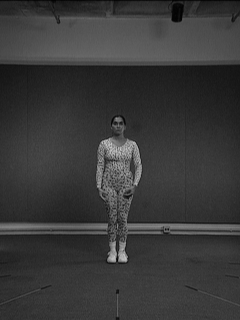
%> input picture Yi_Zhao_2175_HW5/data/aerobic-002.bmp, 240 x 320 px; its folder holds 4 pictures in this run; the run also reads 1 picture not shown here
$ octave HW5.m   (GNU Octave 9; MATLAB toolbox functions it lacks are replaced by stand-ins)
%> lines starting %> are read from the running program, lines starting %| are printed output that depends on the picture; in (x1, y1, x2, y2) boxes, pixels count from 0 and x2, y2 are one past the last pixel; in counts of white or black regions, pixels touching at a corner belong together; the program's own positions count from 1
% Author: Yi Zhao
% CSE 5524, HW4
% 09/29/2019

%%%%%%%%%%%%%%%%%%%%%%%%%%%%%%%
%% Problem 1

T = 4;
for i = 2:22
    % get image absolute difference
    im = double(imread(sprintf('./data/aerobic-%03d.bmp',i)));
%> im: size 320x240 double; min 2, max 203, mean 57; mean of the top-left, top-right, bottom-left and bottom-right quarters 57.7, 54, 55.7, 60.5
    im2 = double(imread(sprintf('./data/aerobic-%03d.bmp',i-1)));
%> im2: size 320x240 double; min 1, max 202, mean 56.9; mean of the top-left, top-right, bottom-left and bottom-right quarters 57.4, 54.1, 55.2, 60.6
    dif = abs(im2 - im);
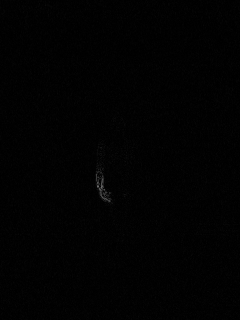
%> dif: size 320x240 double; min 0, max 108, mean 1.7
    % Threshold, remove tiny regions, dilate, median filter
    dif(dif >= T) = 255;
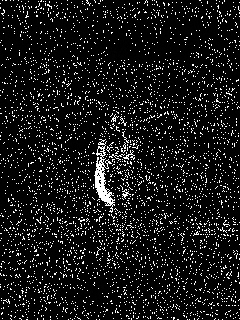
%> dif: size 320x240 double; 9% of pixels changed, all inside (x1, y1, x2, y2) = (0, 0, 240, 320)
    dif(dif < T) = 0;
%> dif: size 320x240 double; 9% white in thin lines or dots
    dif = bwareaopen(dif,150,8);
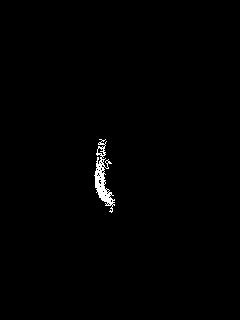
%> dif: size 320x240 logical; 0.71% white; 1 white region, box (x1, y1, x2, y2) and area: (94, 139, 115, 213) 543
    dif = imdilate(dif, strel('square', 4));
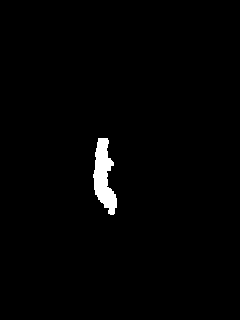
%> dif: size 320x240 logical; 1.4% white; 1 white region, box (x1, y1, x2, y2) and area: (93, 138, 117, 215) 1076
    dif = medfilt2(dif);
%> dif: size 320x240 logical; 1.4% white; 1 white region, box (x1, y1, x2, y2) and area: (93, 138, 117, 215) 1074
    imwrite(dif, sprintf('./output/Q1/T%d/%d.png',T,i))
%     imshow(dif)
%     pause;
end
%> pass 2 of the loop `for i = 2:22`:
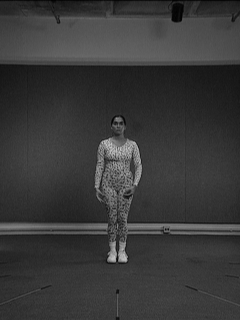
%> input picture Yi_Zhao_2175_HW5/data/aerobic-003.bmp, 240 x 320 px
%> `dif = bwareaopen(dif,150,8);`:
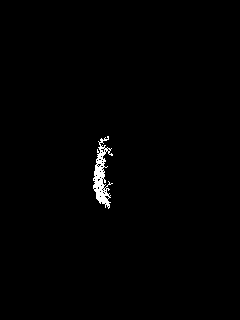
%> dif: size 320x240 logical; 0.8% white; 1 white region, box (x1, y1, x2, y2) and area: (93, 136, 113, 209) 614
%> `dif = imdilate(dif, strel('square', 4));`:
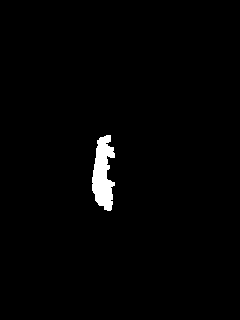
%> dif: size 320x240 logical; 1.5% white; 1 white region, box (x1, y1, x2, y2) and area: (92, 135, 115, 211) 1161
%> pass 3 of the loop `for i = 2:22`:
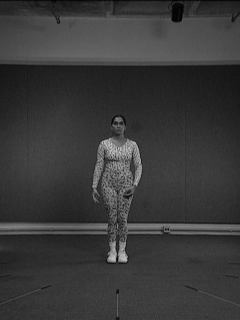
%> input picture Yi_Zhao_2175_HW5/data/aerobic-004.bmp, 240 x 320 px
%> `dif = bwareaopen(dif,150,8);`:
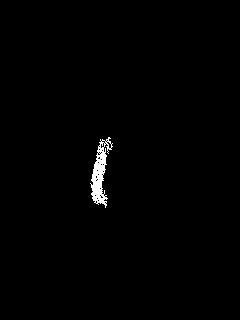
%> dif: size 320x240 logical; 0.86% white; 1 white region, box (x1, y1, x2, y2) and area: (90, 137, 113, 208) 664
%> `dif = imdilate(dif, strel('square', 4));`:
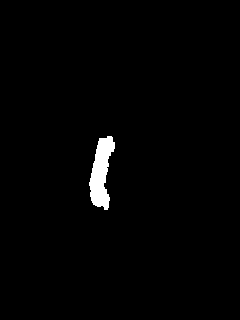
%> dif: size 320x240 logical; 1.5% white; 1 white region, box (x1, y1, x2, y2) and area: (89, 136, 115, 210) 1126
%> (the run ends here)
